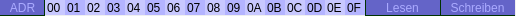
<?xml version="1.0" encoding="UTF-8"?>
<ui version="4.0">
 <class>WidgetMemoryZeile</class>
 <widget class="QWidget" name="WidgetMemoryZeile">
  <property name="geometry">
   <rect>
    <x>0</x>
    <y>0</y>
    <width>516</width>
    <height>16</height>
   </rect>
  </property>
  <property name="windowTitle">
   <string>Form</string>
  </property>
  <property name="autoFillBackground">
   <bool>false</bool>
  </property>
  <widget class="QLabel" name="AdresseOut">
   <property name="geometry">
    <rect>
     <x>0</x>
     <y>0</y>
     <width>45</width>
     <height>16</height>
    </rect>
   </property>
   <property name="styleSheet">
    <string notr="true">border-right: 1px solid rgb(0,50,0);
border-bottom: 1px solid rgb(0,50,0);
background-color: rgb(100,100, 200);
color: rgb(170, 170, 255);
</string>
   </property>
   <property name="text">
    <string notr="true">ADR</string>
   </property>
   <property name="alignment">
    <set>Qt::AlignCenter</set>
   </property>
  </widget>
  <widget class="QLineEdit" name="EditValue_0">
   <property name="geometry">
    <rect>
     <x>45</x>
     <y>0</y>
     <width>20</width>
     <height>15</height>
    </rect>
   </property>
   <property name="styleSheet">
    <string notr="true">border: 0px solid gray;
background-color: rgb(200, 200, 255);
</string>
   </property>
   <property name="text">
    <string notr="true">00</string>
   </property>
   <property name="maxLength">
    <number>2</number>
   </property>
  </widget>
  <widget class="QLineEdit" name="EditValue_1">
   <property name="geometry">
    <rect>
     <x>65</x>
     <y>0</y>
     <width>20</width>
     <height>15</height>
    </rect>
   </property>
   <property name="styleSheet">
    <string notr="true">border: 0px solid gray;
background-color: rgb(180,180, 255);
</string>
   </property>
   <property name="text">
    <string notr="true">01</string>
   </property>
   <property name="maxLength">
    <number>2</number>
   </property>
  </widget>
  <widget class="QLineEdit" name="EditValue_2">
   <property name="geometry">
    <rect>
     <x>85</x>
     <y>0</y>
     <width>20</width>
     <height>15</height>
    </rect>
   </property>
   <property name="styleSheet">
    <string notr="true">border: 0px solid gray;
background-color: rgb(200, 200, 255);
</string>
   </property>
   <property name="text">
    <string notr="true">02</string>
   </property>
   <property name="maxLength">
    <number>2</number>
   </property>
  </widget>
  <widget class="QLineEdit" name="EditValue_3">
   <property name="geometry">
    <rect>
     <x>105</x>
     <y>0</y>
     <width>20</width>
     <height>15</height>
    </rect>
   </property>
   <property name="styleSheet">
    <string notr="true">border: 0px solid gray;
background-color: rgb(180,180, 255);
</string>
   </property>
   <property name="text">
    <string notr="true">03</string>
   </property>
   <property name="maxLength">
    <number>2</number>
   </property>
  </widget>
  <widget class="QLineEdit" name="EditValue_4">
   <property name="geometry">
    <rect>
     <x>125</x>
     <y>0</y>
     <width>20</width>
     <height>15</height>
    </rect>
   </property>
   <property name="styleSheet">
    <string notr="true">border: 0px solid gray;
background-color: rgb(200, 200, 255);
</string>
   </property>
   <property name="text">
    <string notr="true">04</string>
   </property>
   <property name="maxLength">
    <number>2</number>
   </property>
  </widget>
  <widget class="QLineEdit" name="EditValue_5">
   <property name="geometry">
    <rect>
     <x>145</x>
     <y>0</y>
     <width>20</width>
     <height>15</height>
    </rect>
   </property>
   <property name="styleSheet">
    <string notr="true">border: 0px solid gray;
background-color: rgb(180,180, 255);
</string>
   </property>
   <property name="text">
    <string notr="true">05</string>
   </property>
   <property name="maxLength">
    <number>2</number>
   </property>
  </widget>
  <widget class="QLineEdit" name="EditValue_6">
   <property name="geometry">
    <rect>
     <x>165</x>
     <y>0</y>
     <width>20</width>
     <height>15</height>
    </rect>
   </property>
   <property name="styleSheet">
    <string notr="true">border: 0px solid gray;
background-color: rgb(200, 200, 255);
</string>
   </property>
   <property name="text">
    <string notr="true">06</string>
   </property>
   <property name="maxLength">
    <number>2</number>
   </property>
  </widget>
  <widget class="QLineEdit" name="EditValue_7">
   <property name="geometry">
    <rect>
     <x>185</x>
     <y>0</y>
     <width>20</width>
     <height>15</height>
    </rect>
   </property>
   <property name="styleSheet">
    <string notr="true">border: 0px solid gray;
background-color: rgb(180,180, 255);
</string>
   </property>
   <property name="text">
    <string notr="true">07</string>
   </property>
   <property name="maxLength">
    <number>2</number>
   </property>
  </widget>
  <widget class="QLineEdit" name="EditValue_8">
   <property name="geometry">
    <rect>
     <x>205</x>
     <y>0</y>
     <width>20</width>
     <height>15</height>
    </rect>
   </property>
   <property name="styleSheet">
    <string notr="true">border: 0px solid gray;
background-color: rgb(200, 200, 255);
</string>
   </property>
   <property name="text">
    <string notr="true">08</string>
   </property>
   <property name="maxLength">
    <number>2</number>
   </property>
  </widget>
  <widget class="QLineEdit" name="EditValue_9">
   <property name="geometry">
    <rect>
     <x>225</x>
     <y>0</y>
     <width>20</width>
     <height>15</height>
    </rect>
   </property>
   <property name="styleSheet">
    <string notr="true">border: 0px solid gray;
background-color: rgb(180,180, 255);
</string>
   </property>
   <property name="text">
    <string notr="true">09</string>
   </property>
   <property name="maxLength">
    <number>2</number>
   </property>
  </widget>
  <widget class="QLineEdit" name="EditValue_10">
   <property name="geometry">
    <rect>
     <x>245</x>
     <y>0</y>
     <width>20</width>
     <height>15</height>
    </rect>
   </property>
   <property name="styleSheet">
    <string notr="true">border: 0px solid gray;
background-color: rgb(200, 200, 255);
</string>
   </property>
   <property name="text">
    <string notr="true">0A</string>
   </property>
   <property name="maxLength">
    <number>2</number>
   </property>
  </widget>
  <widget class="QLineEdit" name="EditValue_11">
   <property name="geometry">
    <rect>
     <x>265</x>
     <y>0</y>
     <width>20</width>
     <height>15</height>
    </rect>
   </property>
   <property name="styleSheet">
    <string notr="true">border: 0px solid gray;
background-color: rgb(180,180, 255);
</string>
   </property>
   <property name="text">
    <string notr="true">0B</string>
   </property>
   <property name="maxLength">
    <number>2</number>
   </property>
  </widget>
  <widget class="QLineEdit" name="EditValue_12">
   <property name="geometry">
    <rect>
     <x>285</x>
     <y>0</y>
     <width>20</width>
     <height>15</height>
    </rect>
   </property>
   <property name="styleSheet">
    <string notr="true">border: 0px solid gray;
background-color: rgb(200, 200, 255);
</string>
   </property>
   <property name="text">
    <string notr="true">0C</string>
   </property>
   <property name="maxLength">
    <number>2</number>
   </property>
  </widget>
  <widget class="QLineEdit" name="EditValue_13">
   <property name="geometry">
    <rect>
     <x>305</x>
     <y>0</y>
     <width>20</width>
     <height>15</height>
    </rect>
   </property>
   <property name="styleSheet">
    <string notr="true">border: 0px solid gray;
background-color: rgb(180,180, 255);
</string>
   </property>
   <property name="text">
    <string notr="true">0D</string>
   </property>
   <property name="maxLength">
    <number>2</number>
   </property>
  </widget>
  <widget class="QLineEdit" name="EditValue_14">
   <property name="geometry">
    <rect>
     <x>325</x>
     <y>0</y>
     <width>20</width>
     <height>15</height>
    </rect>
   </property>
   <property name="styleSheet">
    <string notr="true">border: 0px solid gray;
background-color: rgb(200, 200, 255);
</string>
   </property>
   <property name="text">
    <string notr="true">0E</string>
   </property>
   <property name="maxLength">
    <number>2</number>
   </property>
  </widget>
  <widget class="QLineEdit" name="EditValue_15">
   <property name="geometry">
    <rect>
     <x>345</x>
     <y>0</y>
     <width>20</width>
     <height>15</height>
    </rect>
   </property>
   <property name="styleSheet">
    <string notr="true">border: 0px solid gray;
background-color: rgb(180,180, 255);
</string>
   </property>
   <property name="text">
    <string notr="true">0F</string>
   </property>
   <property name="maxLength">
    <number>2</number>
   </property>
  </widget>
  <widget class="WidgetBitLeiste" name="BitLeiste_0" native="true">
   <property name="geometry">
    <rect>
     <x>45</x>
     <y>15</y>
     <width>20</width>
     <height>1</height>
    </rect>
   </property>
  </widget>
  <widget class="WidgetBitLeiste" name="BitLeiste_1" native="true">
   <property name="geometry">
    <rect>
     <x>65</x>
     <y>15</y>
     <width>20</width>
     <height>1</height>
    </rect>
   </property>
  </widget>
  <widget class="WidgetBitLeiste" name="BitLeiste_2" native="true">
   <property name="geometry">
    <rect>
     <x>85</x>
     <y>15</y>
     <width>20</width>
     <height>1</height>
    </rect>
   </property>
  </widget>
  <widget class="WidgetBitLeiste" name="BitLeiste_3" native="true">
   <property name="geometry">
    <rect>
     <x>105</x>
     <y>15</y>
     <width>20</width>
     <height>1</height>
    </rect>
   </property>
  </widget>
  <widget class="WidgetBitLeiste" name="BitLeiste_4" native="true">
   <property name="geometry">
    <rect>
     <x>125</x>
     <y>15</y>
     <width>20</width>
     <height>1</height>
    </rect>
   </property>
  </widget>
  <widget class="WidgetBitLeiste" name="BitLeiste_5" native="true">
   <property name="geometry">
    <rect>
     <x>145</x>
     <y>15</y>
     <width>20</width>
     <height>1</height>
    </rect>
   </property>
  </widget>
  <widget class="WidgetBitLeiste" name="BitLeiste_6" native="true">
   <property name="geometry">
    <rect>
     <x>165</x>
     <y>15</y>
     <width>20</width>
     <height>1</height>
    </rect>
   </property>
  </widget>
  <widget class="WidgetBitLeiste" name="BitLeiste_7" native="true">
   <property name="geometry">
    <rect>
     <x>185</x>
     <y>15</y>
     <width>20</width>
     <height>1</height>
    </rect>
   </property>
  </widget>
  <widget class="WidgetBitLeiste" name="BitLeiste_8" native="true">
   <property name="geometry">
    <rect>
     <x>205</x>
     <y>15</y>
     <width>20</width>
     <height>1</height>
    </rect>
   </property>
  </widget>
  <widget class="WidgetBitLeiste" name="BitLeiste_9" native="true">
   <property name="geometry">
    <rect>
     <x>225</x>
     <y>15</y>
     <width>20</width>
     <height>1</height>
    </rect>
   </property>
  </widget>
  <widget class="WidgetBitLeiste" name="BitLeiste_10" native="true">
   <property name="geometry">
    <rect>
     <x>245</x>
     <y>15</y>
     <width>20</width>
     <height>1</height>
    </rect>
   </property>
  </widget>
  <widget class="WidgetBitLeiste" name="BitLeiste_11" native="true">
   <property name="geometry">
    <rect>
     <x>265</x>
     <y>15</y>
     <width>20</width>
     <height>1</height>
    </rect>
   </property>
  </widget>
  <widget class="WidgetBitLeiste" name="BitLeiste_12" native="true">
   <property name="geometry">
    <rect>
     <x>285</x>
     <y>15</y>
     <width>20</width>
     <height>1</height>
    </rect>
   </property>
  </widget>
  <widget class="WidgetBitLeiste" name="BitLeiste_13" native="true">
   <property name="geometry">
    <rect>
     <x>305</x>
     <y>15</y>
     <width>20</width>
     <height>1</height>
    </rect>
   </property>
  </widget>
  <widget class="WidgetBitLeiste" name="BitLeiste_14" native="true">
   <property name="geometry">
    <rect>
     <x>325</x>
     <y>15</y>
     <width>20</width>
     <height>1</height>
    </rect>
   </property>
  </widget>
  <widget class="WidgetBitLeiste" name="BitLeiste_15" native="true">
   <property name="geometry">
    <rect>
     <x>345</x>
     <y>15</y>
     <width>20</width>
     <height>1</height>
    </rect>
   </property>
  </widget>
  <widget class="QLabel" name="ReadOut">
   <property name="geometry">
    <rect>
     <x>365</x>
     <y>0</y>
     <width>75</width>
     <height>16</height>
    </rect>
   </property>
   <property name="styleSheet">
    <string notr="true">border-left: 1px solid rgb(0,50,0);
border-bottom: 1px solid rgb(0,50,0);
background-color: rgb(100,100, 200);
color: rgb(170, 170, 255);</string>
   </property>
   <property name="text">
    <string notr="true">Lesen</string>
   </property>
   <property name="alignment">
    <set>Qt::AlignCenter</set>
   </property>
  </widget>
  <widget class="QLabel" name="WriteOut">
   <property name="geometry">
    <rect>
     <x>440</x>
     <y>0</y>
     <width>75</width>
     <height>16</height>
    </rect>
   </property>
   <property name="styleSheet">
    <string notr="true">border-left: 1px solid rgb(0,50,0);
border-bottom: 1px solid rgb(0,50,0);
background-color: rgb(100,100, 200);
color: rgb(170, 170, 255);</string>
   </property>
   <property name="text">
    <string notr="true">Schreiben</string>
   </property>
   <property name="alignment">
    <set>Qt::AlignCenter</set>
   </property>
  </widget>
 </widget>
 <customwidgets>
  <customwidget>
   <class>WidgetBitLeiste</class>
   <extends>QWidget</extends>
   <header>widget_bit_leiste.h</header>
   <container>1</container>
  </customwidget>
 </customwidgets>
 <resources/>
 <connections/>
</ui>
